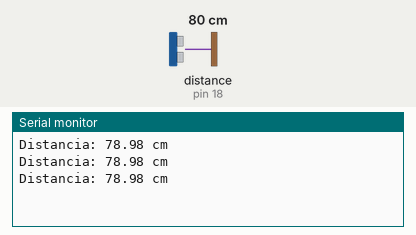
Simulated run of this sketch. Board: Arduino Uno, built with avr-gcc and run on an emulated ATmega328P. On the bench: the last lines printed to the serial monitor. Wiring (inferred from the names in the program): ultrasonic range finder: trigger pin 5; echo pin 18. Inputs (shaded band) come from the test bench; at power-on: distance to the obstacle (sensor on pin 18) 80 cm. The echo pulse lasts 58.3 µs per cm.

Above: at 1.3 s.
1.4 s: distance to the obstacle (sensor on pin 18) set to 2 cm
At 1.9 s:
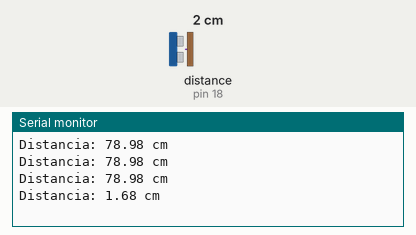
2.9 s: distance to the obstacle (sensor on pin 18) set to 4 cm
At 3.4 s:
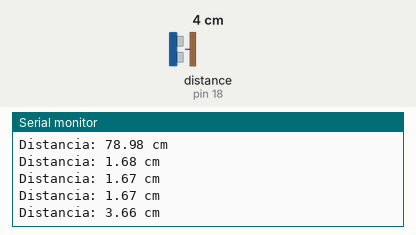
Timing chart, 0 to 5.9 s (numbered marks = the images above; inputs shaded):
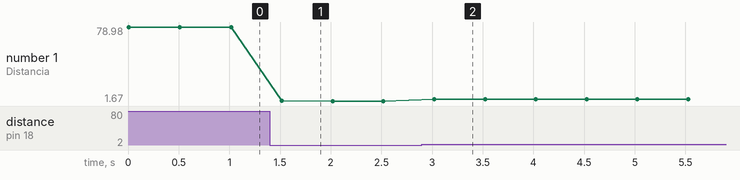

The sketch:

Sensorultrasonico.ino
```cpp
const int trigPin = 5;  // GPIO5 para Trig
const int echoPin = 18; // GPIO18 para Echo

void setup() {
  Serial.begin(115200);
  pinMode(trigPin, OUTPUT);
  pinMode(echoPin, INPUT);
}

void loop() {
  // Enviar pulso
  digitalWrite(trigPin, LOW);
  delayMicroseconds(2);
  digitalWrite(trigPin, HIGH);
  delayMicroseconds(10);
  digitalWrite(trigPin, LOW);

  // Medir el tiempo de respuesta
  long duration = pulseIn(echoPin, HIGH);

  // Calcular la distancia en cm
  float distance = duration * 0.034 / 2;

  // Mostrar la distancia en el monitor serial
  Serial.print("Distancia: ");
  Serial.print(distance);
  Serial.println(" cm");

  delay(500);
}
```

Measured:
- after the input at 1.4 s, the serial monitor: prints a new line after 0.12 s (image 1)
- after the input at 2.9 s, the serial monitor: prints a new line after 0.12 s (image 2)
- plotted number 1: 78.98 → 1.67 after the input at 1.4 s, 1.67 → 3.66 after the input at 2.9 s
